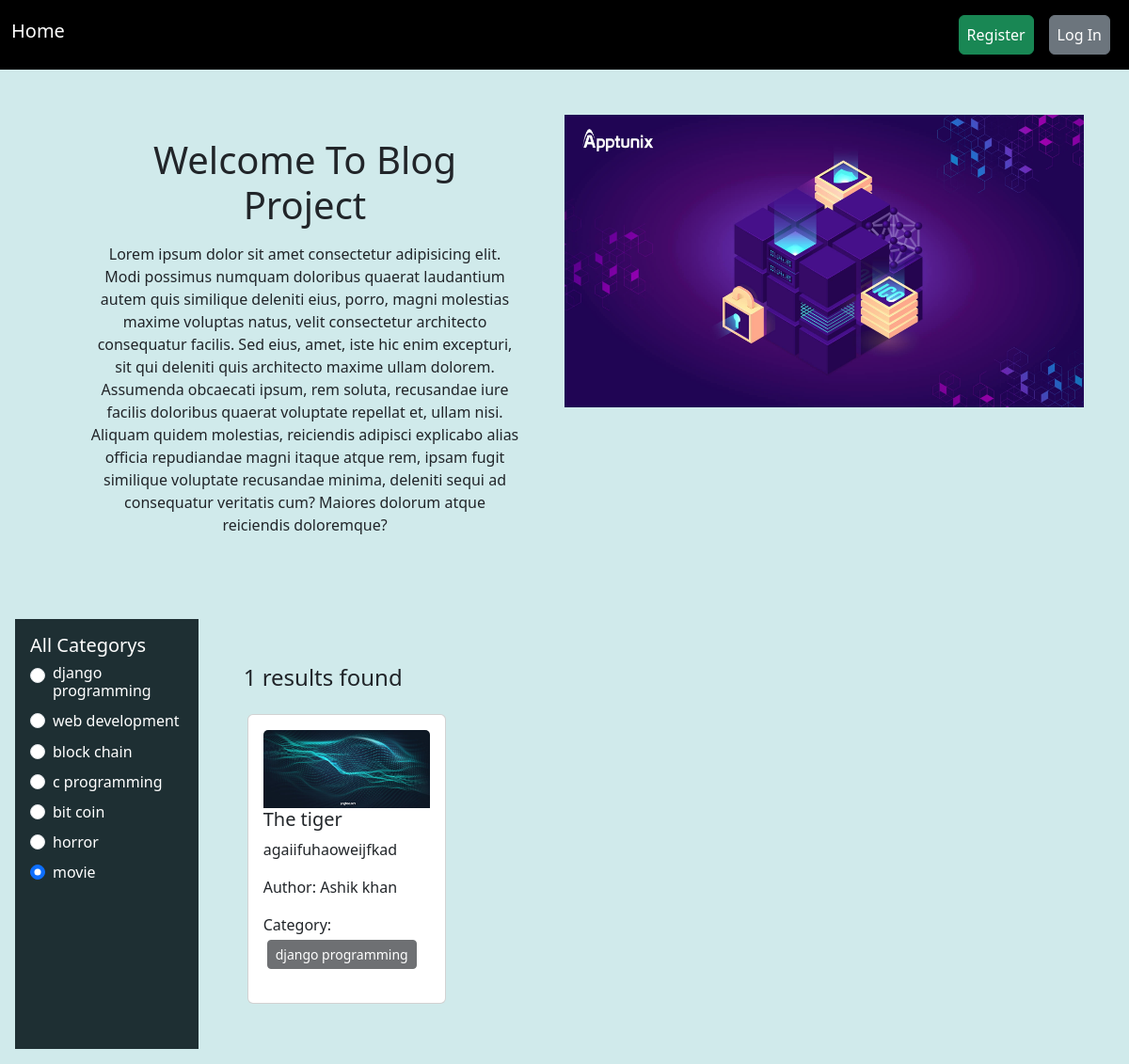
The page / on the database its author committed.
### categories/models.py (models this page shows, shortened)
class Category(models.Model):
    name = models.CharField(max_length = 100)
    slug = models.SlugField(max_length = 100, null=True, blank=True,unique=True)

### posts/models.py (models this page shows, shortened)
class Post_model(models.Model):
    title = models.CharField(max_length = 100)
    content = models.TextField()
    category = models.ManyToManyField(Category)
    author = models.ForeignKey(User, on_delete = models.CASCADE)
    image = models.ImageField(upload_to='posts/media/uploads/',blank=True, null=True)

### blog_project/views.py (the view)
# urls.py: 2. Add a URL to urlpatterns:  path('', Home.as_view(), name='home')
def Home(request, category_slug=None):
    data = Post_model.objects.all()
    categories = Category.objects.all()  # Move this line outside the if block
    if category_slug is not None:
        category = Category.objects.get(slug=category_slug)
        data = Post_model.objects.filter(category=category)
    return render(request, 'home.html', {'all_data': data, 'category': categories})

### templates/home.html (shortened to what this page needs)
{% extends "base.html" %}
{% load static %}
{% block home_block %}
<div class="d-flex flex-wrap p-5">
  <div class="col-6 text-center p-4 pt-3 px-5">
    <h1 class="p-2">Welcome To Blog Project</h1>
    Lorem ipsum dolor sit amet consectetur adipisicing elit. Modi possimus numquam doloribus quaerat laudantium autem quis similique deleniti eius, porro, magni molestias maxime voluptas natus, velit consectetur architecto consequatur facilis.
    Sed eius, amet, iste hic enim excepturi, sit qui deleniti quis architecto maxime ullam dolorem. Assumenda obcaecati ipsum, rem soluta, recusandae iure facilis doloribus quaerat voluptate repellat et, ullam nisi.
    Aliquam quidem molestias, reiciendis adipisci explicabo alias officia repudiandae magni itaque atque rem, ipsam fugit similique voluptate recusandae minima, deleniti sequi ad consequatur veritatis cum? Maiores dolorum atque reiciendis doloremque?
  </div>
  <div class="col-6">
    <img  style="width: 100%;" src="{% static 'Banner.jpg' %}" alt="">
  </div>
</div>
<div class="p-3 d-flex" >
  <div class="col-2 p-3" style="background-color: rgb(30, 47, 51);">
    <h5 class="text-white">All Categorys</h5>
    {% for i in category %}
    <div class="form-check">
      <input class="form-check-input" type="radio" name="flexRadioDefault" id="{{i.id}}" checked>
      <label class="form-check-label" for="{{i.id}}">
        <a href="{% url 'categorywisepost' i.slug %}" class="text-decoration-none text-white"><h6>{{i.name}}</h6></a>
      </label>
    </div>
    {% endfor %}
  </div>
  <div class="col-10 p-5">
    <h4> {{all_data | length}} results found</h4>
    <div class="d-flex flex-wrap">
      {% for post in all_data %}
      <div class="col-sm-3 mb-3 mb-sm-0 pt-3">
        <div class="card mx-1">
          <div class="card-body">
            <img src="{{post.image.url}}" class="card-img-top" alt="">
            <h5 class="card-title">{{post.title}}</h5>
            <p class="card-text">{{post.content | truncatewords:10}}</p>
            <p>Author: {{post.author.first_name}} {{post.author.last_name}}</p>
            <p>
              Category: {% for cat in post.category.all %}
              <button class="btn btn-dark m-1 btn-sm" disabled>{{cat.name}}</button>
              {% endfor %}
            </p>
          </div>
        </div>
      </div>
      {% endfor %}
    </div>
  </div>
</div>
{% endblock %}

### templates/base.html (shortened to what this page needs)
<!DOCTYPE html>
<html lang="en">
<head>
    <link href="https://cdn.jsdelivr.net/npm/bootstrap@5.3.2/dist/css/bootstrap.min.css" rel="stylesheet">
</head>
<body style="background-color: rgb(208, 234, 235);">
    <nav class="navbar navbar-expand-lg bg-black">
        <div class="container-fluid">
          <a class="navbar-brand text-white" href="{% url 'homepage'%}"><h5>Home</h5></a>
          <div class="collapse navbar-collapse" id="navbarSupportedContent">
            <form class="d-flex" role="search">
             {% if request.user.is_authenticated %}
             <a href="{% url 'profilepage' %}" class="btn btn-success m-2 p-2" type="submit">Profile</a>
             <a href ="{% url 'logoutpage' %}" class="btn btn-secondary m-2 p-2" type="submit">Log Out</a>
             {% else %}
             <a href="{% url 'registerpage' %}" class="btn btn-success m-2 p-2" type="submit">Register</a>
             <a href ="{% url 'loginpage' %}" class="btn btn-secondary m-2 p-2" type="submit">Log In</a>
             {% endif %}
            </form>
          </div>
        </div>
      </nav>
      {% block home_block %}
      {% endblock %}
</body>
</html>

### rows shown on the page
Category: name "django programming"
Category: name "web development"
Category: name "block chain"
Category: name "c programming"
Category: name "bit coin"
Category: name "horror"
Category: name "movie"
Post_model: image (picture), title "The tiger", content "agaiifuhaoweijfkad", author.first_name "Ashik", author.last_name "khan"

### other values the page prints
{{ all_data | length }} "1"
